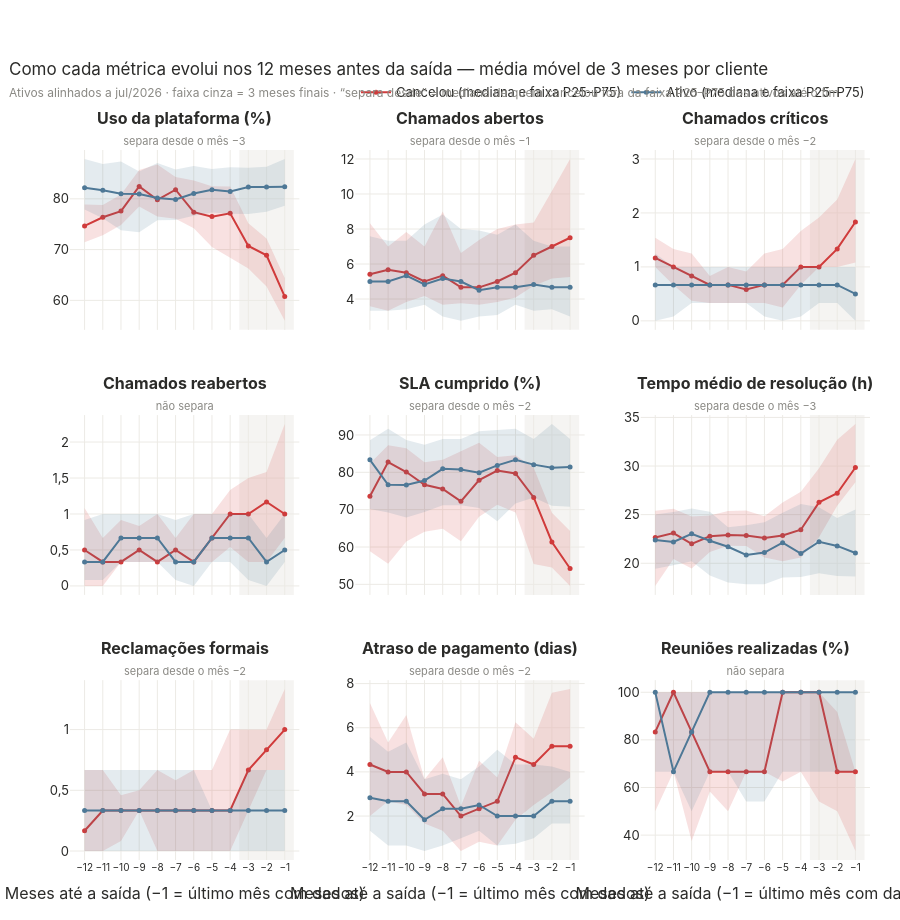

Source (notebook cell):
### Markdown cell above
## 3. Sinais antes da saída

### Code cell
sm = suavizar(at)                                  # média móvel de 3 meses por cliente (só passado)
fig = make_subplots(rows=3, cols=3, horizontal_spacing=0.07, vertical_spacing=0.12, shared_xaxes=True,
                    subplot_titles=[" "] * len(METRICAS))
lead = {}
for i, m in enumerate(METRICAS):
    r, c = divmod(i, 3)
    p = perfil_relativo(sm, m, -12, -1)
    lead[m] = antecedencia(p)
    for st in ORDEM_STATUS:
        q = p[p.status == st]
        fig.add_trace(go.Scatter(x=list(q.mes_relativo) + list(q.mes_relativo[::-1]), y=list(q.p75) + list(q.p25[::-1]),
                                 fill="toself", fillcolor=rgba(CORES[st], 0.15), line_width=0, hoverinfo="skip",
                                 legendgroup=st, showlegend=False), row=r + 1, col=c + 1)
        fig.add_trace(go.Scatter(x=q.mes_relativo, y=q.mediana, mode="lines+markers", name=f"{st} (mediana e faixa P25–P75)",
                                 line=dict(color=CORES[st], width=2), marker_size=5, legendgroup=st, showlegend=i == 0,
                                 customdata=q[["p25", "p75", "n"]],
                                 hovertemplate=f"<b>{st}</b> · mês %{{x}}<br>Mediana: %{{y:,.1f}}<br>"
                                               "P25–P75: %{customdata[0]:,.1f} – %{customdata[1]:,.1f}<br>n = %{customdata[2]} clientes<extra></extra>"),
                      row=r + 1, col=c + 1)
    sub = f"separa desde o mês −{lead[m]}" if lead[m] else "não separa"
    fig.layout.annotations[i].text = f"<b>{ROTULOS[m]}</b><br><span style='font-size:11px;color:{CINZA}'>{sub}</span>"
fig.add_vrect(x0=-3.5, x1=-0.5, fillcolor=CINZA_CLARO, opacity=0.6, line_width=0, layer="below", row="all", col="all")
eixo_relativo(fig, tickfont_size=10)
fig.update_xaxes(title_text="Meses até a saída (−1 = último mês com dados)", row=3)
fig.update_layout(height=920, margin=dict(t=150), legend=dict(y=1.06),
                  title="Como cada métrica evolui nos 12 meses antes da saída — média móvel de 3 meses por cliente<br>"
                        f"<span style='font-size:12px;color:{CINZA}'>Ativos alinhados a jul/2026 · faixa cinza = 3 meses finais · "
                        "“separa desde” = mediana de quem cancelou fora da faixa P25–P75 dos ativos até o fim</span>")
fig.show()

### Figure 1 — Plotly figure (JSON) as saved in the notebook; plotly's stock layout.template omitted (floating-point values rounded to 4 significant figures)
{"data": [{"fill": "toself", "fillcolor": "rgba(208,59,59,0.15)", "hoverinfo": "skip", "legendgroup": "Cancelou", "line": {"width": 0}, "showlegend": false, "type": "scatter", "x": [-12, -11, -10, -9, -8, -7, -6, -5, -4, -3, -2, -1, -1, -2, -3, -4, -5, -6, -7, -8, -9, -10, -11, -12], "xaxis": "x", "y": [78.91, 78.8, 80.83, 85.7, 86.77, 84.3, 83.61, 82.47, 82.43, 75.2, 72.17, 64.41, 55.96, 62.72, 66.28, 68.36, 70.53, 74.18, 76.07, 76.53, 78.47, 74.85, 72.83, 71.43], "yaxis": "y"}, {"customdata": [[71.43, 78.91, 12.0], [72.83, 78.8, 13.0], [74.85, 80.83, 14.0], [78.47, 85.7, 15.0], [76.53, 86.77, 17.0], [76.07, 84.3, 18.0], [74.18, 83.61, 18.0], [70.53, 82.47, 20.0], [68.36, 82.43, 22.0], [66.28, 75.2, 22.0], [62.72, 72.17, 22.0], [55.96, 64.41, 22.0]], "hovertemplate": "<b>Cancelou</b> · mês %{x}<br>Mediana: %{y:,.1f}<br>P25–P75: %{customdata[0]:,.1f} – %{customdata[1]:,.1f}<br>n = %{customdata[2]} clientes<extra></extra>", "legendgroup": "Cancelou", "line": {"color": "#d03b3b", "width": 2}, "marker": {"size": 5}, "mode": "lines+markers", "name": "Cancelou (mediana e faixa P25–P75)", "showlegend": true, "type": "scatter", "x": [-12, -11, -10, -9, -8, -7, -6, -5, -4, -3, -2, -1], "xaxis": "x", "y": [74.67, 76.37, 77.58, 82.43, 79.8, 81.8, 77.37, 76.5, 77.15, 70.73, 68.87, 60.75], "yaxis": "y"}, {"fill": "toself", "fillcolor": "rgba(78,120,150,0.15)", "hoverinfo": "skip", "legendgroup": "Ativo", "line": {"width": 0}, "showlegend": false, "type": "scatter", "x": [-12, -11, -10, -9, -8, -7, -6, -5, -4, -3, -2, -1, -1, -2, -3, -4, -5, -6, -7, -8, -9, -10, -11, -12], "xaxis": "x", "y": [87.85, 86.87, 87.38, 85.4, 87.07, 85.78, 86.47, 85.89, 86.24, 86.11, 86.3, 87.85, 78.66, 77.44, 77.03, 77.08, 77.33, 76.67, 75.83, 75.77, 73.44, 73.83, 76.16, 77.91], "yaxis": "y"}, {"customdata": [[77.91, 87.85, 58.0], [76.16, 86.87, 58.0], [73.83, 87.38, 58.0], [73.44, 85.4, 58.0], [75.77, 87.07, 58.0], [75.83, 85.78, 58.0], [76.67, 86.47, 58.0], [77.33, 85.89, 58.0], [77.08, 86.24, 58.0], [77.03, 86.11, 58.0], [77.44, 86.3, 58.0], [78.66, 87.85, 58.0]], "hovertemplate": "<b>Ativo</b> · mês %{x}<br>Mediana: %{y:,.1f}<br>P25–P75: %{customdata[0]:,.1f} – %{customdata[1]:,.1f}<br>n = %{customdata[2]} clientes<extra></extra>", "legendgroup": "Ativo", "line": {"color": "#4e7896", "width": 2}, "marker": {"size": 5}, "mode": "lines+markers", "name": "Ativo (mediana e faixa P25–P75)", "showlegend": true, "type": "scatter", "x": [-12, -11, -10, -9, -8, -7, -6, -5, -4, -3, -2, -1], "xaxis": "x", "y": [82.2, 81.68, 81.0, 80.95, 80.15, 79.87, 81.07, 81.8, 81.45, 82.32, 82.32, 82.37], "yaxis": "y"}, {"fill": "toself", "fillcolor": "rgba(208,59,59,0.15)", "hoverinfo": "skip", "legendgroup": "Cancelou", "line": {"width": 0}, "showlegend": false, "type": "scatter", "x": [-12, -11, -10, -9, -8, -7, -6, -5, -4, -3, -2, -1, -1, -2, -3, -4, -5, -6, -7, -8, -9, -10, -11, -12], "xaxis": "x2", "y": [8.333, 7.0, 7.833, 7.0, 9.0, 6.625, 7.375, 8.0, 8.25, 8.375, 10.17, 12.0, 5.25, 5.167, 4.75, 4.083, 3.833, 3.667, 3.75, 3.667, 4.167, 3.833, 3.333, 3.583], "yaxis": "y2"}, {"customdata": [[3.583, 8.333, 12.0], [3.333, 7.0, 13.0], [3.833, 7.833, 14.0], [4.167, 7.0, 15.0], [3.667, 9.0, 17.0], [3.75, 6.625, 18.0], [3.667, 7.375, 18.0], [3.833, 8.0, 20.0], [4.083, 8.25, 22.0], [4.75, 8.375, 22.0], [5.167, 10.17, 22.0], [5.25, 12.0, 22.0]], "hovertemplate": "<b>Cancelou</b> · mês %{x}<br>Mediana: %{y:,.1f}<br>P25–P75: %{customdata[0]:,.1f} – %{customdata[1]:,.1f}<br>n = %{customdata[2]} clientes<extra></extra>", "legendgroup": "Cancelou", "line": {"color": "#d03b3b", "width": 2}, "marker": {"size": 5}, "mode": "lines+markers", "name": "Cancelou (mediana e faixa P25–P75)", "showlegend": false, "type": "scatter", "x": [-12, -11, -10, -9, -8, -7, -6, -5, -4, -3, -2, -1], "xaxis": "x2", "y": [5.417, 5.667, 5.5, 5.0, 5.333, 4.667, 4.667, 5.0, 5.5, 6.5, 7.0, 7.5], "yaxis": "y2"}, {"fill": "toself", "fillcolor": "rgba(78,120,150,0.15)", "hoverinfo": "skip", "legendgroup": "Ativo", "line": {"width": 0}, "showlegend": false, "type": "scatter", "x": [-12, -11, -10, -9, -8, -7, -6, -5, -4, -3, -2, -1, -1, -2, -3, -4, -5, -6, -7, -8, -9, -10, -11, -12], "xaxis": "x2", "y": [7.583, 7.333, 7.333, 8.25, 8.833, 8.0, 7.917, 7.667, 8.25, 7.333, 7.0, 7.0, 3.0, 3.417, 3.333, 3.667, 3.083, 3.0, 2.75, 3.0, 3.667, 3.417, 3.333, 3.333], "yaxis": "y2"}, {"customdata": [[3.333, 7.583, 58.0], [3.333, 7.333, 58.0], [3.417, 7.333, 58.0], [3.667, 8.25, 58.0], [3.0, 8.833, 58.0], [2.75, 8.0, 58.0], [3.0, 7.917, 58.0], [3.083, 7.667, 58.0], [3.667, 8.25, 58.0], [3.333, 7.333, 58.0], [3.417, 7.0, 58.0], [3.0, 7.0, 58.0]], "hovertemplate": "<b>Ativo</b> · mês %{x}<br>Mediana: %{y:,.1f}<br>P25–P75: %{customdata[0]:,.1f} – %{customdata[1]:,.1f}<br>n = %{customdata[2]} clientes<extra></extra>", "legendgroup": "Ativo", "line": {"color": "#4e7896", "width": 2}, "marker": {"size": 5}, "mode": "lines+markers", "name": "Ativo (mediana e faixa P25–P75)", "showlegend": false, "type": "scatter", "x": [-12, -11, -10, -9, -8, -7, -6, -5, -4, -3, -2, -1], "xaxis": "x2", "y": [5.0, 5.0, 5.333, 4.833, 5.167, 5.0, 4.5, 4.667, 4.667, 4.833, 4.667, 4.667], "yaxis": "y2"}, {"fill": "toself", "fillcolor": "rgba(208,59,59,0.15)", "hoverinfo": "skip", "legendgroup": "Cancelou", "line": {"width": 0}, "showlegend": false, "type": "scatter", "x": [-12, -11, -10, -9, -8, -7, -6, -5, -4, -3, -2, -1, -1, -2, -3, -4, -5, -6, -7, -8, -9, -10, -11, -12], "xaxis": "x3", "y": [1.542, 1.333, 1.25, 0.8333, 1.0, 0.9167, 1.25, 1.333, 1.667, 1.917, 2.25, 3.0, 1.083, 1.0, 1.0, 0.6667, 0.25, 0.3333, 0.3333, 0.3333, 0.3333, 0.375, 0.6667, 1.0], "yaxis": "y3"}, {"customdata": [[1.0, 1.542, 12.0], [0.6667, 1.333, 13.0], [0.375, 1.25, 14.0], [0.3333, 0.8333, 15.0], [0.3333, 1.0, 17.0], [0.3333, 0.9167, 18.0], [0.3333, 1.25, 18.0], [0.25, 1.333, 20.0], [0.6667, 1.667, 22.0], [1.0, 1.917, 22.0], [1.0, 2.25, 22.0], [1.083, 3.0, 22.0]], "hovertemplate": "<b>Cancelou</b> · mês %{x}<br>Mediana: %{y:,.1f}<br>P25–P75: %{customdata[0]:,.1f} – %{customdata[1]:,.1f}<br>n = %{customdata[2]} clientes<extra></extra>", "legendgroup": "Cancelou", "line": {"color": "#d03b3b", "width": 2}, "marker": {"size": 5}, "mode": "lines+markers", "name": "Cancelou (mediana e faixa P25–P75)", "showlegend": false, "type": "scatter", "x": [-12, -11, -10, -9, -8, -7, -6, -5, -4, -3, -2, -1], "xaxis": "x3", "y": [1.167, 1.0, 0.8333, 0.6667, 0.6667, 0.5833, 0.6667, 0.6667, 1.0, 1.0, 1.333, 1.833], "yaxis": "y3"}, {"fill": "toself", "fillcolor": "rgba(78,120,150,0.15)", "hoverinfo": "skip", "legendgroup": "Ativo", "line": {"width": 0}, "showlegend": false, "type": "scatter", "x": [-12, -11, -10, -9, -8, -7, -6, -5, -4, -3, -2, -1, -1, -2, -3, -4, -5, -6, -7, -8, -9, -10, -11, -12], "xaxis": "x3", "y": [1.25, 1.0, 1.0, 1.0, 1.0, 1.0, 1.0, 1.0, 1.0, 1.0, 1.0, 1.0, 0.0, 0.3333, 0.3333, 0.08333, 0.0, 0.08333, 0.3333, 0.3333, 0.3333, 0.3333, 0.08333, 0.0], "yaxis": "y3"}, {"customdata": [[0.0, 1.25, 58.0], [0.08333, 1.0, 58.0], [0.3333, 1.0, 58.0], [0.3333, 1.0, 58.0], [0.3333, 1.0, 58.0], [0.3333, 1.0, 58.0], [0.08333, 1.0, 58.0], [0.0, 1.0, 58.0], [0.08333, 1.0, 58.0], [0.3333, 1.0, 58.0], [0.3333, 1.0, 58.0], [0.0, 1.0, 58.0]], "hovertemplate": "<b>Ativo</b> · mês %{x}<br>Mediana: %{y:,.1f}<br>P25–P75: %{customdata[0]:,.1f} – %{customdata[1]:,.1f}<br>n = %{customdata[2]} clientes<extra></extra>", "legendgroup": "Ativo", "line": {"color": "#4e7896", "width": 2}, "marker": {"size": 5}, "mode": "lines+markers", "name": "Ativo (mediana e faixa P25–P75)", "showlegend": false, "type": "scatter", "x": [-12, -11, -10, -9, -8, -7, -6, -5, -4, -3, -2, -1], "xaxis": "x3", "y": [0.6667, 0.6667, 0.6667, 0.6667, 0.6667, 0.6667, 0.6667, 0.6667, 0.6667, 0.6667, 0.6667, 0.5], "yaxis": "y3"}, {"fill": "toself", "fillcolor": "rgba(208,59,59,0.15)", "hoverinfo": "skip", "legendgroup": "Cancelou", "line": {"width": 0}, "showlegend": false, "type": "scatter", "x": [-12, -11, -10, -9, -8, -7, -6, -5, -4, -3, -2, -1, -1, -2, -3, -4, -5, -6, -7, -8, -9, -10, -11, -12], "xaxis": "x4", "y": [1.083, 0.6667, 0.9167, 0.8333, 1.0, 0.6667, 1.0, 1.0, 1.333, 1.5, 1.583, 2.25, 0.6667, 0.3333, 0.3333, 0.5417, 0.3333, 0.3333, 0.3333, 0.3333, 0.3333, 0.3333, 0.0, 0.0], "yaxis": "y4"}, {"customdata": [[0.0, 1.083, 12.0], [0.0, 0.6667, 13.0], [0.3333, 0.9167, 14.0], [0.3333, 0.8333, 15.0], [0.3333, 1.0, 17.0], [0.3333, 0.6667, 18.0], [0.3333, 1.0, 18.0], [0.3333, 1.0, 20.0], [0.5417, 1.333, 22.0], [0.3333, 1.5, 22.0], [0.3333, 1.583, 22.0], [0.6667, 2.25, 22.0]], "hovertemplate": "<b>Cancelou</b> · mês %{x}<br>Mediana: %{y:,.1f}<br>P25–P75: %{customdata[0]:,.1f} – %{customdata[1]:,.1f}<br>n = %{customdata[2]} clientes<extra></extra>", "legendgroup": "Cancelou", "line": {"color": "#d03b3b", "width": 2}, "marker": {"size": 5}, "mode": "lines+markers", "name": "Cancelou (mediana e faixa P25–P75)", "showlegend": false, "type": "scatter", "x": [-12, -11, -10, -9, -8, -7, -6, -5, -4, -3, -2, -1], "xaxis": "x4", "y": [0.5, 0.3333, 0.3333, 0.5, 0.3333, 0.5, 0.3333, 0.6667, 1.0, 1.0, 1.167, 1.0], "yaxis": "y4"}, {"fill": "toself", "fillcolor": "rgba(78,120,150,0.15)", "hoverinfo": "skip", "legendgroup": "Ativo", "line": {"width": 0}, "showlegend": false, "type": "scatter", "x": [-12, -11, -10, -9, -8, -7, -6, -5, -4, -3, -2, -1, -1, -2, -3, -4, -5, -6, -7, -8, -9, -10, -11, -12], "xaxis": "x4", "y": [0.9167, 1.0, 1.0, 1.0, 1.0, 0.9167, 1.0, 1.0, 1.0, 1.0, 0.6667, 1.0, 0.3333, 0.0, 0.08333, 0.3333, 0.3333, 0.0, 0.08333, 0.3333, 0.3333, 0.3333, 0.08333, 0.08333], "yaxis": "y4"}, {"customdata": [[0.08333, 0.9167, 58.0], [0.08333, 1.0, 58.0], [0.3333, 1.0, 58.0], [0.3333, 1.0, 58.0], [0.3333, 1.0, 58.0], [0.08333, 0.9167, 58.0], [0.0, 1.0, 58.0], [0.3333, 1.0, 58.0], [0.3333, 1.0, 58.0], [0.08333, 1.0, 58.0], [0.0, 0.6667, 58.0], [0.3333, 1.0, 58.0]], "hovertemplate": "<b>Ativo</b> · mês %{x}<br>Mediana: %{y:,.1f}<br>P25–P75: %{customdata[0]:,.1f} – %{customdata[1]:,.1f}<br>n = %{customdata[2]} clientes<extra></extra>", "legendgroup": "Ativo", "line": {"color": "#4e7896", "width": 2}, "marker": {"size": 5}, "mode": "lines+markers", "name": "Ativo (mediana e faixa P25–P75)", "showlegend": false, "type": "scatter", "x": [-12, -11, -10, -9, -8, -7, -6, -5, -4, -3, -2, -1], "xaxis": "x4", "y": [0.3333, 0.3333, 0.6667, 0.6667, 0.6667, 0.3333, 0.3333, 0.6667, 0.6667, 0.6667, 0.3333, 0.5], "yaxis": "y4"}, {"fill": "toself", "fillcolor": "rgba(208,59,59,0.15)", "hoverinfo": "skip", "legendgroup": "Cancelou", "line": {"width": 0}, "showlegend": false, "type": "scatter", "x": [-12, -11, -10, -9, -8, -7, -6, -5, -4, -3, -2, -1, -1, -2, -3, -4, -5, -6, -7, -8, -9, -10, -11, -12], "xaxis": "x5", "y": [82.33, 87.27, 86.43, 82.67, 83.33, 85.57, 87.9, 84.1, 84.58, 81.24, 69.15, 64.26, 49.58, 54.53, 55.47, 69.24, 71.33, 68.12, 61.56, 64.87, 64.12, 61.47, 55.53, 58.87], "yaxis": "y5"}, {"customdata": [[58.87, 82.33, 11.0], [55.53, 87.27, 13.0], [61.47, 86.43, 14.0], [64.12, 82.67, 15.0], [64.87, 83.33, 17.0], [61.56, 85.57, 18.0], [68.12, 87.9, 18.0], [71.33, 84.1, 20.0], [69.24, 84.58, 22.0], [55.47, 81.24, 22.0], [54.53, 69.15, 22.0], [49.58, 64.26, 22.0]], "hovertemplate": "<b>Cancelou</b> · mês %{x}<br>Mediana: %{y:,.1f}<br>P25–P75: %{customdata[0]:,.1f} – %{customdata[1]:,.1f}<br>n = %{customdata[2]} clientes<extra></extra>", "legendgroup": "Cancelou", "line": {"color": "#d03b3b", "width": 2}, "marker": {"size": 5}, "mode": "lines+markers", "name": "Cancelou (mediana e faixa P25–P75)", "showlegend": false, "type": "scatter", "x": [-12, -11, -10, -9, -8, -7, -6, -5, -4, -3, -2, -1], "xaxis": "x5", "y": [73.6, 82.73, 80.08, 76.67, 75.53, 72.23, 77.9, 80.47, 79.68, 73.28, 61.35, 54.23], "yaxis": "y5"}, {"fill": "toself", "fillcolor": "rgba(78,120,150,0.15)", "hoverinfo": "skip", "legendgroup": "Ativo", "line": {"width": 0}, "showlegend": false, "type": "scatter", "x": [-12, -11, -10, -9, -8, -7, -6, -5, -4, -3, -2, -1, -1, -2, -3, -4, -5, -6, -7, -8, -9, -10, -11, -12], "xaxis": "x5", "y": [88.59, 91.67, 88.62, 87.35, 88.9, 88.9, 90.97, 91.39, 91.67, 88.9, 92.92, 88.9, 70.76, 71.05, 73.28, 71.63, 66.88, 70.47, 71.2, 71.18, 69.37, 67.87, 69.25, 70.17], "yaxis": "y5"}, {"customdata": [[70.17, 88.59, 58.0], [69.25, 91.67, 58.0], [67.87, 88.62, 58.0], [69.37, 87.35, 58.0], [71.18, 88.9, 58.0], [71.2, 88.9, 58.0], [70.47, 90.97, 58.0], [66.88, 91.39, 58.0], [71.63, 91.67, 58.0], [73.28, 88.9, 58.0], [71.05, 92.92, 58.0], [70.76, 88.9, 58.0]], "hovertemplate": "<b>Ativo</b> · mês %{x}<br>Mediana: %{y:,.1f}<br>P25–P75: %{customdata[0]:,.1f} – %{customdata[1]:,.1f}<br>n = %{customdata[2]} clientes<extra></extra>", "legendgroup": "Ativo", "line": {"color": "#4e7896", "width": 2}, "marker": {"size": 5}, "mode": "lines+markers", "name": "Ativo (mediana e faixa P25–P75)", "showlegend": false, "type": "scatter", "x": [-12, -11, -10, -9, -8, -7, -6, -5, -4, -3, -2, -1], "xaxis": "x5", "y": [83.33, 76.67, 76.63, 77.78, 80.93, 80.75, 79.87, 81.85, 83.33, 82.05, 81.2, 81.4], "yaxis": "y5"}, {"fill": "toself", "fillcolor": "rgba(208,59,59,0.15)", "hoverinfo": "skip", "legendgroup": "Cancelou", "line": {"width": 0}, "showlegend": false, "type": "scatter", "x": [-12, -11, -10, -9, -8, -7, -6, -5, -4, -3, -2, -1, -1, -2, -3, -4, -5, -6, -7, -8, -9, -10, -11, -12], "xaxis": "x6", "y": [25.4, 25.6, 24.81, 24.92, 25.37, 25.42, 24.84, 26.25, 27.35, 29.78, 32.7, 34.32, 28.33, 25.92, 22.67, 20.59, 20.21, 20.58, 21.78, 21.8, 21.15, 19.46, 20.43, 17.67], "yaxis": "y6"}, {"customdata": [[17.67, 25.4, 12.0], [20.43, 25.6, 13.0], [19.46, 24.81, 14.0], [21.15, 24.92, 15.0], [21.8, 25.37, 17.0], [21.78, 25.42, 18.0], [20.58, 24.84, 18.0], [20.21, 26.25, 20.0], [20.59, 27.35, 22.0], [22.67, 29.78, 22.0], [25.92, 32.7, 22.0], [28.33, 34.32, 22.0]], "hovertemplate": "<b>Cancelou</b> · mês %{x}<br>Mediana: %{y:,.1f}<br>P25–P75: %{customdata[0]:,.1f} – %{customdata[1]:,.1f}<br>n = %{customdata[2]} clientes<extra></extra>", "legendgroup": "Cancelou", "line": {"color": "#d03b3b", "width": 2}, "marker": {"size": 5}, "mode": "lines+markers", "name": "Cancelou (mediana e faixa P25–P75)", "showlegend": false, "type": "scatter", "x": [-12, -11, -10, -9, -8, -7, -6, -5, -4, -3, -2, -1], "xaxis": "x6", "y": [22.65, 23.1, 22.0, 22.77, 22.9, 22.87, 22.6, 22.85, 23.45, 26.27, 27.2, 29.85], "yaxis": "y6"}, {"fill": "toself", "fillcolor": "rgba(78,120,150,0.15)", "hoverinfo": "skip", "legendgroup": "Ativo", "line": {"width": 0}, "showlegend": false, "type": "scatter", "x": [-12, -11, -10, -9, -8, -7, -6, -5, -4, -3, -2, -1, -1, -2, -3, -4, -5, -6, -7, -8, -9, -10, -11, -12], "xaxis": "x6", "y": [25.02, 25.27, 25.63, 25.29, 23.7, 23.92, 24.22, 25.2, 26.08, 25.76, 24.66, 25.54, 18.65, 18.68, 18.98, 18.58, 18.52, 17.85, 17.85, 18.03, 18.75, 20.2, 19.79, 19.43], "yaxis": "y6"}, {"customdata": [[19.43, 25.02, 58.0], [19.79, 25.27, 58.0], [20.2, 25.63, 58.0], [18.75, 25.29, 58.0], [18.03, 23.7, 58.0], [17.85, 23.92, 58.0], [17.85, 24.22, 58.0], [18.52, 25.2, 58.0], [18.58, 26.08, 58.0], [18.98, 25.76, 58.0], [18.68, 24.66, 58.0], [18.65, 25.54, 58.0]], "hovertemplate": "<b>Ativo</b> · mês %{x}<br>Mediana: %{y:,.1f}<br>P25–P75: %{customdata[0]:,.1f} – %{customdata[1]:,.1f}<br>n = %{customdata[2]} clientes<extra></extra>", "legendgroup": "Ativo", "line": {"color": "#4e7896", "width": 2}, "marker": {"size": 5}, "mode": "lines+markers", "name": "Ativo (mediana e faixa P25–P75)", "showlegend": false, "type": "scatter", "x": [-12, -11, -10, -9, -8, -7, -6, -5, -4, -3, -2, -1], "xaxis": "x6", "y": [22.4, 22.18, 23.03, 22.32, 21.7, 20.85, 21.1, 22.12, 21.0, 22.22, 21.78, 21.05], "yaxis": "y6"}, {"fill": "toself", "fillcolor": "rgba(208,59,59,0.15)", "hoverinfo": "skip", "legendgroup": "Cancelou", "line": {"width": 0}, "showlegend": false, "type": "scatter", "x": [-12, -11, -10, -9, -8, -7, -6, -5, -4, -3, -2, -1, -1, -2, -3, -4, -5, -6, -7, -8, -9, -10, -11, -12], "xaxis": "x7", "y": [0.6667, 0.6667, 0.4583, 0.5, 0.6667, 0.5833, 0.6667, 0.6667, 1.0, 1.0, 1.0, 1.333, 0.6667, 0.6667, 0.3333, 0.0, 0.0, 0.0, 0.0, 0.0, 0.3333, 0.08333, 0.0, 0.0], "yaxis": "y7"}, {"customdata": [[0.0, 0.6667, 12.0], [0.0, 0.6667, 13.0], [0.08333, 0.4583, 14.0], [0.3333, 0.5, 15.0], [0.0, 0.6667, 17.0], [0.0, 0.5833, 18.0], [0.0, 0.6667, 18.0], [0.0, 0.6667, 20.0], [0.0, 1.0, 22.0], [0.3333, 1.0, 22.0], [0.6667, 1.0, 22.0], [0.6667, 1.333, 22.0]], "hovertemplate": "<b>Cancelou</b> · mês %{x}<br>Mediana: %{y:,.1f}<br>P25–P75: %{customdata[0]:,.1f} – %{customdata[1]:,.1f}<br>n = %{customdata[2]} clientes<extra></extra>", "legendgroup": "Cancelou", "line": {"color": "#d03b3b", "width": 2}, "marker": {"size": 5}, "mode": "lines+markers", "name": "Cancelou (mediana e faixa P25–P75)", "showlegend": false, "type": "scatter", "x": [-12, -11, -10, -9, -8, -7, -6, -5, -4, -3, -2, -1], "xaxis": "x7", "y": [0.1667, 0.3333, 0.3333, 0.3333, 0.3333, 0.3333, 0.3333, 0.3333, 0.3333, 0.6667, 0.8333, 1.0], "yaxis": "y7"}, {"fill": "toself", "fillcolor": "rgba(78,120,150,0.15)", "hoverinfo": "skip", "legendgroup": "Ativo", "line": {"width": 0}, "showlegend": false, "type": "scatter", "x": [-12, -11, -10, -9, -8, -7, -6, -5, -4, -3, -2, -1, -1, -2, -3, -4, -5, -6, -7, -8, -9, -10, -11, -12], "xaxis": "x7", "y": [0.6667, 0.6667, 0.6667, 0.6667, 0.6667, 0.6667, 0.6667, 0.3333, 0.3333, 0.6667, 0.6667, 0.6667, 0.0, 0.0, 0.0, 0.0, 0.0, 0.0, 0.0, 0.0, 0.0, 0.0, 0.0, 0.0], "yaxis": "y7"}, {"customdata": [[0.0, 0.6667, 58.0], [0.0, 0.6667, 58.0], [0.0, 0.6667, 58.0], [0.0, 0.6667, 58.0], [0.0, 0.6667, 58.0], [0.0, 0.6667, 58.0], [0.0, 0.6667, 58.0], [0.0, 0.3333, 58.0], [0.0, 0.3333, 58.0], [0.0, 0.6667, 58.0], [0.0, 0.6667, 58.0], [0.0, 0.6667, 58.0]], "hovertemplate": "<b>Ativo</b> · mês %{x}<br>Mediana: %{y:,.1f}<br>P25–P75: %{customdata[0]:,.1f} – %{customdata[1]:,.1f}<br>n = %{customdata[2]} clientes<extra></extra>", "legendgroup": "Ativo", "line": {"color": "#4e7896", "width": 2}, "marker": {"size": 5}, "mode": "lines+markers", "name": "Ativo (mediana e faixa P25–P75)", "showlegend": false, "type": "scatter", "x": [-12, -11, -10, -9, -8, -7, -6, -5, -4, -3, -2, -1], "xaxis": "x7", "y": [0.3333, 0.3333, 0.3333, 0.3333, 0.3333, 0.3333, 0.3333, 0.3333, 0.3333, 0.3333, 0.3333, 0.3333], "yaxis": "y7"}, {"fill": "toself", "fillcolor": "rgba(208,59,59,0.15)", "hoverinfo": "skip", "legendgroup": "Cancelou", "line": {"width": 0}, "showlegend": false, "type": "scatter", "x": [-12, -11, -10, -9, -8, -7, -6, -5, -4, -3, -2, -1, -1, -2, -3, -4, -5, -6, -7, -8, -9, -10, -11, -12], "xaxis": "x8", "y": [7.125, 5.333, 6.583, 3.667, 4.667, 2.458, 4.5, 3.75, 6.25, 5.5, 7.583, 7.75, 3.75, 3.083, 2.5, 1.833, 0.6667, 0.8333, 0.4167, 1.333, 1.667, 2.5, 2.667, 2.0], "yaxis": "y8"}, {"customdata": [[2.0, 7.125, 12.0], [2.667, 5.333, 13.0], [2.5, 6.583, 14.0], [1.667, 3.667, 15.0], [1.333, 4.667, 17.0], [0.4167, 2.458, 18.0], [0.8333, 4.5, 18.0], [0.6667, 3.75, 20.0], [1.833, 6.25, 22.0], [2.5, 5.5, 22.0], [3.083, 7.583, 22.0], [3.75, 7.75, 22.0]], "hovertemplate": "<b>Cancelou</b> · mês %{x}<br>Mediana: %{y:,.1f}<br>P25–P75: %{customdata[0]:,.1f} – %{customdata[1]:,.1f}<br>n = %{customdata[2]} clientes<extra></extra>", "legendgroup": "Cancelou", "line": {"color": "#d03b3b", "width": 2}, "marker": {"size": 5}, "mode": "lines+markers", "name": "Cancelou (mediana e faixa P25–P75)", "showlegend": false, "type": "scatter", "x": [-12, -11, -10, -9, -8, -7, -6, -5, -4, -3, -2, -1], "xaxis": "x8", "y": [4.333, 4.0, 4.0, 3.0, 3.0, 2.0, 2.333, 2.667, 4.667, 4.333, 5.167, 5.167], "yaxis": "y8"}, {"fill": "toself", "fillcolor": "rgba(78,120,150,0.15)", "hoverinfo": "skip", "legendgroup": "Ativo", "line": {"width": 0}, "showlegend": false, "type": "scatter", "x": [-12, -11, -10, -9, -8, -7, -6, -5, -4, -3, -2, -1, -1, -2, -3, -4, -5, -6, -7, -8, -9, -10, -11, -12], "xaxis": "x8", "y": [5.583, 4.917, 5.333, 3.667, 3.917, 3.667, 4.25, 5.0, 4.333, 4.333, 4.25, 4.0, 1.667, 1.667, 1.0, 0.75, 0.6667, 1.333, 1.0, 0.6667, 0.4167, 0.6667, 0.6667, 1.333], "yaxis": "y8"}, {"customdata": [[1.333, 5.583, 58.0], [0.6667, 4.917, 58.0], [0.6667, 5.333, 58.0], [0.4167, 3.667, 58.0], [0.6667, 3.917, 58.0], [1.0, 3.667, 58.0], [1.333, 4.25, 58.0], [0.6667, 5.0, 58.0], [0.75, 4.333, 58.0], [1.0, 4.333, 58.0], [1.667, 4.25, 58.0], [1.667, 4.0, 58.0]], "hovertemplate": "<b>Ativo</b> · mês %{x}<br>Mediana: %{y:,.1f}<br>P25–P75: %{customdata[0]:,.1f} – %{customdata[1]:,.1f}<br>n = %{customdata[2]} clientes<extra></extra>", "legendgroup": "Ativo", "line": {"color": "#4e7896", "width": 2}, "marker": {"size": 5}, "mode": "lines+markers", "name": "Ativo (mediana e faixa P25–P75)", "showlegend": false, "type": "scatter", "x": [-12, -11, -10, -9, -8, -7, -6, -5, -4, -3, -2, -1], "xaxis": "x8", "y": [2.833, 2.667, 2.667, 1.833, 2.333, 2.333, 2.5, 2.0, 2.0, 2.0, 2.667, 2.667], "yaxis": "y8"}, {"fill": "toself", "fillcolor": "rgba(208,59,59,0.15)", "hoverinfo": "skip", "legendgroup": "Cancelou", "line": {"width": 0}, "showlegend": false, "type": "scatter", "x": [-12, -11, -10, -9, -8, -7, -6, -5, -4, -3, -2, -1, -1, -2, -3, -4, -5, -6, -7, -8, -9, -10, -11, -12], "xaxis": "x9", "y": [100.0, 100.0, 100.0, 100.0, 100.0, 100.0, 100.0, 100.0, 100.0, 100.0, 91.67, 66.67, 33.33, 50.0, 54.17, 66.67, 62.5, 66.67, 66.67, 50.0, 58.33, 37.5, 66.67, 50.0], "yaxis": "y9"}, {"customdata": [[50.0, 100.0, 12.0], [66.67, 100.0, 13.0], [37.5, 100.0, 14.0], [58.33, 100.0, 15.0], [50.0, 100.0, 16.0], [66.67, 100.0, 16.0], [66.67, 100.0, 18.0], [62.5, 100.0, 20.0], [66.67, 100.0, 22.0], [54.17, 100.0, 22.0], [50.0, 91.67, 22.0], [33.33, 66.67, 22.0]], "hovertemplate": "<b>Cancelou</b> · mês %{x}<br>Mediana: %{y:,.1f}<br>P25–P75: %{customdata[0]:,.1f} – %{customdata[1]:,.1f}<br>n = %{customdata[2]} clientes<extra></extra>", "legendgroup": "Cancelou", "line": {"color": "#d03b3b", "width": 2}, "marker": {"size": 5}, "mode": "lines+markers", "name": "Cancelou (mediana e faixa P25–P75)", "showlegend": false, "type": "scatter", "x": [-12, -11, -10, -9, -8, -7, -6, -5, -4, -3, -2, -1], "xaxis": "x9", "y": [83.33, 100.0, 83.33, 66.67, 66.67, 66.67, 66.67, 100.0, 100.0, 100.0, 66.67, 66.67], "yaxis": "y9"}, {"fill": "toself", "fillcolor": "rgba(78,120,150,0.15)", "hoverinfo": "skip", "legendgroup": "Ativo", "line": {"width": 0}, "showlegend": false, "type": "scatter", "x": [-12, -11, -10, -9, -8, -7, -6, -5, -4, -3, -2, -1, -1, -2, -3, -4, -5, -6, -7, -8, -9, -10, -11, -12], "xaxis": "x9", "y": [100.0, 100.0, 100.0, 100.0, 100.0, 100.0, 100.0, 100.0, 100.0, 100.0, 100.0, 100.0, 66.67, 66.67, 66.67, 66.67, 66.67, 54.17, 54.17, 66.67, 66.67, 50.0, 66.67, 66.67], "yaxis": "y9"}, {"customdata": [[66.67, 100.0, 56.0], [66.67, 100.0, 58.0], [50.0, 100.0, 58.0], [66.67, 100.0, 58.0], [66.67, 100.0, 58.0], [54.17, 100.0, 58.0], [54.17, 100.0, 58.0], [66.67, 100.0, 58.0], [66.67, 100.0, 58.0], [66.67, 100.0, 58.0], [66.67, 100.0, 57.0], [66.67, 100.0, 58.0]], "hovertemplate": "<b>Ativo</b> · mês %{x}<br>Mediana: %{y:,.1f}<br>P25–P75: %{customdata[0]:,.1f} – %{customdata[1]:,.1f}<br>n = %{customdata[2]} clientes<extra></extra>", "legendgroup": "Ativo", "line": {"color": "#4e7896", "width": 2}, "marker": {"size": 5}, "mode": "lines+markers", "name": "Ativo (mediana e faixa P25–P75)", "showlegend": false, "type": "scatter", "x": [-12, -11, -10, -9, -8, -7, -6, -5, -4, -3, -2, -1], "xaxis": "x9", "y": [100.0, 66.67, 83.33, 100.0, 100.0, 100.0, 100.0, 100.0, 100.0, 100.0, 100.0, 100.0], "yaxis": "y9"}], "layout": {"annotations": [{"font": {"size": 16}, "showarrow": false, "text": "<b>Uso da plataforma (%)</b><br><span style='font-size:11px;color:#8a8984'>separa desde o mês −3</span>", "x": 0.1433, "xanchor": "center", "xref": "paper", "y": 1.0, "yanchor": "bottom", "yref": "paper"}, {"font": {"size": 16}, "showarrow": false, "text": "<b>Chamados abertos</b><br><span style='font-size:11px;color:#8a8984'>separa desde o mês −1</span>", "x": 0.5, "xanchor": "center", "xref": "paper", "y": 1.0, "yanchor": "bottom", "yref": "paper"}, {"font": {"size": 16}, "showarrow": false, "text": "<b>Chamados críticos</b><br><span style='font-size:11px;color:#8a8984'>separa desde o mês −2</span>", "x": 0.8567, "xanchor": "center", "xref": "paper", "y": 1.0, "yanchor": "bottom", "yref": "paper"}, {"font": {"size": 16}, "showarrow": false, "text": "<b>Chamados reabertos</b><br><span style='font-size:11px;color:#8a8984'>não separa</span>", "x": 0.1433, "xanchor": "center", "xref": "paper", "y": 0.6267, "yanchor": "bottom", "yref": "paper"}, {"font": {"size": 16}, "showarrow": false, "text": "<b>SLA cumprido (%)</b><br><span style='font-size:11px;color:#8a8984'>separa desde o mês −2</span>", "x": 0.5, "xanchor": "center", "xref": "paper", "y": 0.6267, "yanchor": "bottom", "yref": "paper"}, {"font": {"size": 16}, "showarrow": false, "text": "<b>Tempo médio de resolução (h)</b><br><span style='font-size:11px;color:#8a8984'>separa desde o mês −3</span>", "x": 0.8567, "xanchor": "center", "xref": "paper", "y": 0.6267, "yanchor": "bottom", "yref": "paper"}, {"font": {"size": 16}, "showarrow": false, "text": "<b>Reclamações formais</b><br><span style='font-size:11px;color:#8a8984'>separa desde o mês −2</span>", "x": 0.1433, "xanchor": "center", "xref": "paper", "y": 0.2533, "yanchor": "bottom", "yref": "paper"}, {"font": {"size": 16}, "showarrow": false, "text": "<b>Atraso de pagamento (dias)</b><br><span style='font-size:11px;color:#8a8984'>separa desde o mês −2</span>", "x": 0.5, "xanchor": "center", "xref": "paper", "y": 0.2533, "yanchor": "bottom", "yref": "paper"}, {"font": {"size": 16}, "showarrow": false, "text": "<b>Reuniões realizadas (%)</b><br><span style='font-size:11px;color:#8a8984'>não separa</span>", "x": 0.8567, "xanchor": "center", "xref": "paper", "y": 0.2533, "yanchor": "bottom", "yref": "paper"}], "height": 920, "legend": {"y": 1.06}, "margin": {"t": 150}, "shapes": [{"fillcolor": "#eeede9", "layer": "below", "line": {"width": 0}, "opacity": 0.6, "type": "rect", "x0": -3.5, "x1": -0.5, "xref": "x", "y0": 0, "y1": 1, "yref": "y domain"}, {"fillcolor": "#eeede9", "layer": "below", "line": {"width": 0}, "opacity": 0.6, "type": "rect", "x0": -3.5, "x1": -0.5, "xref": "x2", "y0": 0, "y1": 1, "yref": "y2 domain"}, {"fillcolor": "#eeede9", "layer": "below", "line": {"width": 0}, "opacity": 0.6, "type": "rect", "x0": -3.5, "x1": -0.5, "xref": "x3", "y0": 0, "y1": 1, "yref": "y3 domain"}, {"fillcolor": "#eeede9", "layer": "below", "line": {"width": 0}, "opacity": 0.6, "type": "rect", "x0": -3.5, "x1": -0.5, "xref": "x4", "y0": 0, "y1": 1, "yref": "y4 domain"}, {"fillcolor": "#eeede9", "layer": "below", "line": {"width": 0}, "opacity": 0.6, "type": "rect", "x0": -3.5, "x1": -0.5, "xref": "x5", "y0": 0, "y1": 1, "yref": "y5 domain"}, {"fillcolor": "#eeede9", "layer": "below", "line": {"width": 0}, "opacity": 0.6, "type": "rect", "x0": -3.5, "x1": -0.5, "xref": "x6", "y0": 0, "y1": 1, "yref": "y6 domain"}, {"fillcolor": "#eeede9", "layer": "below", "line": {"width": 0}, "opacity": 0.6, "type": "rect", "x0": -3.5, "x1": -0.5, "xref": "x7", "y0": 0, "y1": 1, "yref": "y7 domain"}, {"fillcolor": "#eeede9", "layer": "below", "line": {"width": 0}, "opacity": 0.6, "type": "rect", "x0": -3.5, "x1": -0.5, "xref": "x8", "y0": 0, "y1": 1, "yref": "y8 domain"}, {"fillcolor": "#eeede9", "layer": "below", "line": {"width": 0}, "opacity": 0.6, "type": "rect", "x0": -3.5, "x1": -0.5, "xref": "x9", "y0": 0, "y1": 1, "yref": "y9 domain"}], "title": {"text": "Como cada métrica evolui nos 12 meses antes da saída — média móvel de 3 meses por cliente<br><span style='font-size:12px;color:#8a8984'>Ativos alinhados a jul/2026 · faixa cinza = 3 meses finais · “separa desde” = mediana de quem cancelou fora da faixa P25–P75 dos ativos até o fim</span>"}, "xaxis": {"anchor": "y", "domain": [0.0, 0.2867], "matches": "x7", "showticklabels": false, "tickfont": {"size": 10}, "ticktext": ["−12", "−11", "−10", "−9", "−8", "−7", "−6", "−5", "−4", "−3", "−2", "−1"], "tickvals": [-12, -11, -10, -9, -8, -7, -6, -5, -4, -3, -2, -1]}, "xaxis2": {"anchor": "y2", "domain": [0.3567, 0.6433], "matches": "x8", "showticklabels": false, "tickfont": {"size": 10}, "ticktext": ["−12", "−11", "−10", "−9", "−8", "−7", "−6", "−5", "−4", "−3", "−2", "−1"], "tickvals": [-12, -11, -10, -9, -8, -7, -6, -5, -4, -3, -2, -1]}, "xaxis3": {"anchor": "y3", "domain": [0.7133, 1.0], "matches": "x9", "showticklabels": false, "tickfont": {"size": 10}, "ticktext": ["−12", "−11", "−10", "−9", "−8", "−7", "−6", "−5", "−4", "−3", "−2", "−1"], "tickvals": [-12, -11, -10, -9, -8, -7, -6, -5, -4, -3, -2, -1]}, "xaxis4": {"anchor": "y4", "domain": [0.0, 0.2867], "matches": "x7", "showticklabels": false, "tickfont": {"size": 10}, "ticktext": ["−12", "−11", "−10", "−9", "−8", "−7", "−6", "−5", "−4", "−3", "−2", "−1"], "tickvals": [-12, -11, -10, -9, -8, -7, -6, -5, -4, -3, -2, -1]}, "xaxis5": {"anchor": "y5", "domain": [0.3567, 0.6433], "matches": "x8", "showticklabels": false, "tickfont": {"size": 10}, "ticktext": ["−12", "−11", "−10", "−9", "−8", "−7", "−6", "−5", "−4", "−3", "−2", "−1"], "tickvals": [-12, -11, -10, -9, -8, -7, -6, -5, -4, -3, -2, -1]}, "xaxis6": {"anchor": "y6", "domain": [0.7133, 1.0], "matches": "x9", "showticklabels": false, "tickfont": {"size": 10}, "ticktext": ["−12", "−11", "−10", "−9", "−8", "−7", "−6", "−5", "−4", "−3", "−2", "−1"], "tickvals": [-12, -11, -10, -9, -8, -7, -6, -5, -4, -3, -2, -1]}, "xaxis7": {"anchor": "y7", "domain": [0.0, 0.2867], "tickfont": {"size": 10}, "ticktext": ["−12", "−11", "−10", "−9", "−8", "−7", "−6", "−5", "−4", "−3", "−2", "−1"], "tickvals": [-12, -11, -10, -9, -8, -7, -6, -5, -4, -3, -2, -1], "title": {"text": "Meses até a saída (−1 = último mês com dados)"}}, "xaxis8": {"anchor": "y8", "domain": [0.3567, 0.6433], "tickfont": {"size": 10}, "ticktext": ["−12", "−11", "−10", "−9", "−8", "−7", "−6", "−5", "−4", "−3", "−2", "−1"], "tickvals": [-12, -11, -10, -9, -8, -7, -6, -5, -4, -3, -2, -1], "title": {"text": "Meses até a saída (−1 = último mês com dados)"}}, "xaxis9": {"anchor": "y9", "domain": [0.7133, 1.0], "tickfont": {"size": 10}, "ticktext": ["−12", "−11", "−10", "−9", "−8", "−7", "−6", "−5", "−4", "−3", "−2", "−1"], "tickvals": [-12, -11, -10, -9, -8, -7, -6, -5, -4, -3, -2, -1], "title": {"text": "Meses até a saída (−1 = último mês com dados)"}}, "yaxis": {"anchor": "x", "domain": [0.7467, 1.0]}, "yaxis2": {"anchor": "x2", "domain": [0.7467, 1.0]}, "yaxis3": {"anchor": "x3", "domain": [0.7467, 1.0]}, "yaxis4": {"anchor": "x4", "domain": [0.3733, 0.6267]}, "yaxis5": {"anchor": "x5", "domain": [0.3733, 0.6267]}, "yaxis6": {"anchor": "x6", "domain": [0.3733, 0.6267]}, "yaxis7": {"anchor": "x7", "domain": [0.0, 0.2533]}, "yaxis8": {"anchor": "x8", "domain": [0.0, 0.2533]}, "yaxis9": {"anchor": "x9", "domain": [0.0, 0.2533]}}}
